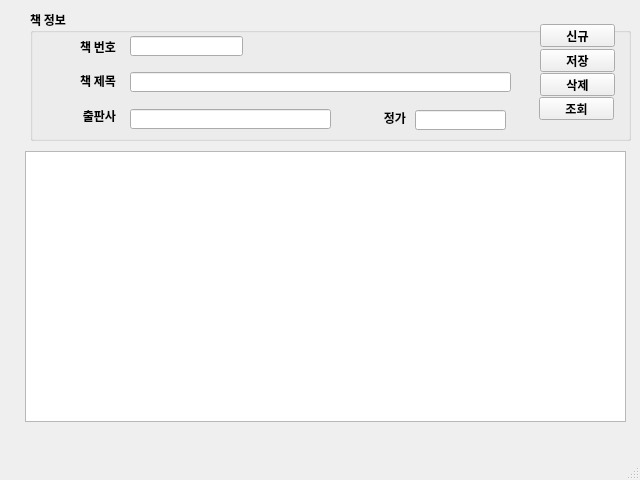
<?xml version="1.0" encoding="UTF-8"?>
<ui version="4.0">
 <class>MainWindow</class>
 <widget class="QMainWindow" name="MainWindow">
  <property name="geometry">
   <rect>
    <x>0</x>
    <y>0</y>
    <width>640</width>
    <height>480</height>
   </rect>
  </property>
  <property name="maximumSize">
   <size>
    <width>640</width>
    <height>480</height>
   </size>
  </property>
  <property name="font">
   <font>
    <family>나눔고딕</family>
    <weight>75</weight>
    <bold>true</bold>
   </font>
  </property>
  <property name="windowTitle">
   <string>마당 도서관리 V1.0</string>
  </property>
  <widget class="QWidget" name="centralwidget">
   <widget class="QGroupBox" name="groupBox">
    <property name="geometry">
     <rect>
      <x>30</x>
      <y>10</y>
      <width>601</width>
      <height>131</height>
     </rect>
    </property>
    <property name="title">
     <string>책 정보</string>
    </property>
    <widget class="QLineEdit" name="txtBookid">
     <property name="geometry">
      <rect>
       <x>100</x>
       <y>26</y>
       <width>113</width>
       <height>20</height>
      </rect>
     </property>
    </widget>
    <widget class="QLabel" name="label">
     <property name="geometry">
      <rect>
       <x>30</x>
       <y>31</y>
       <width>56</width>
       <height>12</height>
      </rect>
     </property>
     <property name="text">
      <string>책 번호</string>
     </property>
     <property name="alignment">
      <set>Qt::AlignRight|Qt::AlignTrailing|Qt::AlignVCenter</set>
     </property>
    </widget>
    <widget class="QLabel" name="label_2">
     <property name="geometry">
      <rect>
       <x>30</x>
       <y>65</y>
       <width>56</width>
       <height>12</height>
      </rect>
     </property>
     <property name="text">
      <string>책 제목</string>
     </property>
     <property name="alignment">
      <set>Qt::AlignRight|Qt::AlignTrailing|Qt::AlignVCenter</set>
     </property>
    </widget>
    <widget class="QLineEdit" name="txtBookname">
     <property name="geometry">
      <rect>
       <x>100</x>
       <y>62</y>
       <width>381</width>
       <height>20</height>
      </rect>
     </property>
    </widget>
    <widget class="QLineEdit" name="txtPrice">
     <property name="geometry">
      <rect>
       <x>385</x>
       <y>100</y>
       <width>91</width>
       <height>20</height>
      </rect>
     </property>
    </widget>
    <widget class="QLineEdit" name="txtPublisher">
     <property name="geometry">
      <rect>
       <x>100</x>
       <y>99</y>
       <width>201</width>
       <height>20</height>
      </rect>
     </property>
    </widget>
    <widget class="QLabel" name="label_3">
     <property name="geometry">
      <rect>
       <x>320</x>
       <y>102</y>
       <width>56</width>
       <height>12</height>
      </rect>
     </property>
     <property name="text">
      <string>정가</string>
     </property>
     <property name="alignment">
      <set>Qt::AlignRight|Qt::AlignTrailing|Qt::AlignVCenter</set>
     </property>
    </widget>
    <widget class="QLabel" name="label_4">
     <property name="geometry">
      <rect>
       <x>30</x>
       <y>100</y>
       <width>56</width>
       <height>12</height>
      </rect>
     </property>
     <property name="text">
      <string>출판사</string>
     </property>
     <property name="alignment">
      <set>Qt::AlignRight|Qt::AlignTrailing|Qt::AlignVCenter</set>
     </property>
    </widget>
    <widget class="QPushButton" name="btnNew">
     <property name="geometry">
      <rect>
       <x>510</x>
       <y>14</y>
       <width>75</width>
       <height>23</height>
      </rect>
     </property>
     <property name="text">
      <string>신규</string>
     </property>
    </widget>
    <widget class="QPushButton" name="btnSave">
     <property name="geometry">
      <rect>
       <x>510</x>
       <y>39</y>
       <width>75</width>
       <height>23</height>
      </rect>
     </property>
     <property name="text">
      <string>저장</string>
     </property>
    </widget>
    <widget class="QPushButton" name="btnDel">
     <property name="geometry">
      <rect>
       <x>510</x>
       <y>63</y>
       <width>75</width>
       <height>23</height>
      </rect>
     </property>
     <property name="text">
      <string>삭제</string>
     </property>
    </widget>
    <widget class="QPushButton" name="btnReload">
     <property name="geometry">
      <rect>
       <x>509</x>
       <y>87</y>
       <width>75</width>
       <height>23</height>
      </rect>
     </property>
     <property name="text">
      <string>조회</string>
     </property>
    </widget>
   </widget>
   <widget class="QTableWidget" name="tblBooks">
    <property name="geometry">
     <rect>
      <x>25</x>
      <y>151</y>
      <width>601</width>
      <height>271</height>
     </rect>
    </property>
   </widget>
  </widget>
  <widget class="QMenuBar" name="menubar">
   <property name="geometry">
    <rect>
     <x>0</x>
     <y>0</y>
     <width>640</width>
     <height>21</height>
    </rect>
   </property>
  </widget>
  <widget class="QStatusBar" name="statusbar"/>
 </widget>
 <tabstops>
  <tabstop>txtBookid</tabstop>
  <tabstop>txtBookname</tabstop>
  <tabstop>txtPublisher</tabstop>
  <tabstop>txtPrice</tabstop>
  <tabstop>btnNew</tabstop>
  <tabstop>btnSave</tabstop>
  <tabstop>btnDel</tabstop>
  <tabstop>btnReload</tabstop>
  <tabstop>tblBooks</tabstop>
 </tabstops>
 <resources/>
 <connections/>
</ui>
